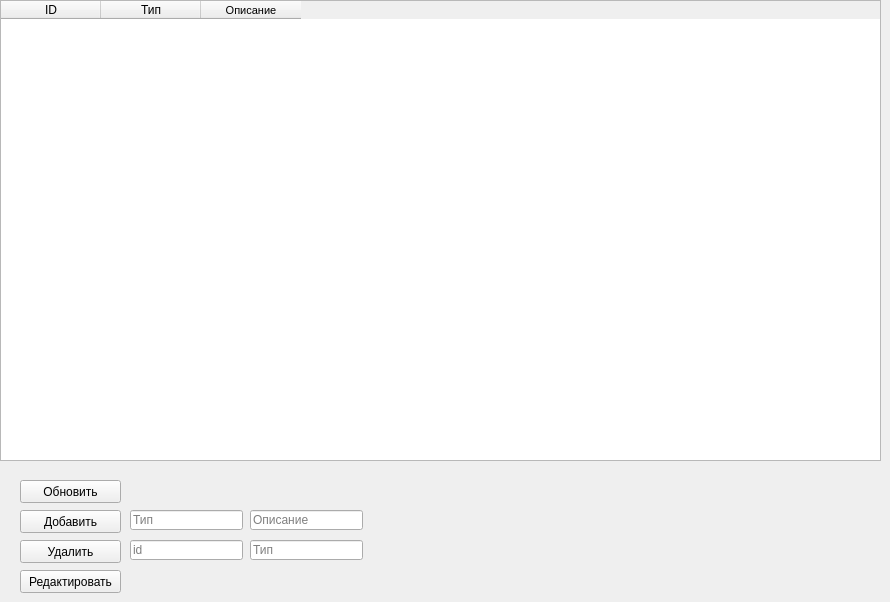
      <widget class="QWidget" name="category">
       <attribute name="title">
        <string>Категории</string>
       </attribute>
       <widget class="QPushButton" name="add_button_3">
        <property name="geometry">
         <rect>
          <x>20</x>
          <y>510</y>
          <width>101</width>
          <height>23</height>
         </rect>
        </property>
        <property name="text">
         <string>Добавить</string>
        </property>
       </widget>
       <widget class="QPushButton" name="update_button_2">
        <property name="geometry">
         <rect>
          <x>20</x>
          <y>480</y>
          <width>101</width>
          <height>23</height>
         </rect>
        </property>
        <property name="text">
         <string>Обновить</string>
        </property>
       </widget>
       <widget class="QLineEdit" name="adding_type_3">
        <property name="geometry">
         <rect>
          <x>130</x>
          <y>510</y>
          <width>113</width>
          <height>20</height>
         </rect>
        </property>
        <property name="text">
         <string/>
        </property>
        <property name="maxLength">
         <number>25</number>
        </property>
        <property name="placeholderText">
         <string>Тип</string>
        </property>
       </widget>
       <widget class="QPushButton" name="alter_button_3">
        <property name="geometry">
         <rect>
          <x>20</x>
          <y>570</y>
          <width>101</width>
          <height>23</height>
         </rect>
        </property>
        <property name="text">
         <string>Редактировать</string>
        </property>
       </widget>
       <widget class="QLineEdit" name="id_category_3">
        <property name="geometry">
         <rect>
          <x>130</x>
          <y>540</y>
          <width>113</width>
          <height>20</height>
         </rect>
        </property>
        <property name="placeholderText">
         <string>id</string>
        </property>
       </widget>
       <widget class="QLineEdit" name="delete_type_3">
        <property name="geometry">
         <rect>
          <x>250</x>
          <y>540</y>
          <width>113</width>
          <height>20</height>
         </rect>
        </property>
        <property name="text">
         <string/>
        </property>
        <property name="maxLength">
         <number>25</number>
        </property>
        <property name="placeholderText">
         <string>Тип</string>
        </property>
       </widget>
       <widget class="QTableWidget" name="tableWidget_3">
        <property name="enabled">
         <bool>true</bool>
        </property>
        <property name="geometry">
         <rect>
          <x>0</x>
          <y>0</y>
          <width>881</width>
          <height>461</height>
         </rect>
        </property>
        <property name="maximumSize">
         <size>
          <width>881</width>
          <height>16777215</height>
         </size>
        </property>
        <property name="mouseTracking">
         <bool>false</bool>
        </property>
        <property name="autoFillBackground">
         <bool>true</bool>
        </property>
        <column>
         <property name="text">
          <string>ID</string>
         </property>
        </column>
        <column>
         <property name="text">
          <string>Тип</string>
         </property>
        </column>
        <column>
         <property name="text">
          <string>Описание</string>
         </property>
         <property name="font">
          <font>
           <pointsize>8</pointsize>
           <weight>50</weight>
           <bold>false</bold>
           <stylestrategy>PreferDefault</stylestrategy>
          </font>
         </property>
        </column>
       </widget>
       <widget class="QPushButton" name="delete_button_3">
        <property name="geometry">
         <rect>
          <x>20</x>
          <y>540</y>
          <width>101</width>
          <height>23</height>
         </rect>
        </property>
        <property name="text">
         <string>Удалить</string>
        </property>
       </widget>
       <widget class="QLineEdit" name="adding_desc_2">
        <property name="geometry">
         <rect>
          <x>250</x>
          <y>510</y>
          <width>113</width>
          <height>20</height>
         </rect>
        </property>
        <property name="maxLength">
         <number>255</number>
        </property>
        <property name="placeholderText">
         <string>Описание</string>
        </property>
       </widget>
      </widget>
